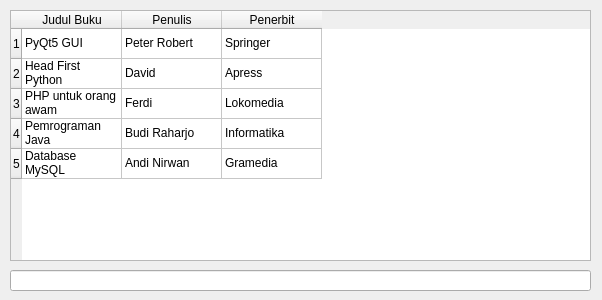
<?xml version="1.0" encoding="UTF-8"?>
<ui version="4.0">
 <class>Dialog</class>
 <widget class="QDialog" name="Dialog">
  <property name="geometry">
   <rect>
    <x>0</x>
    <y>0</y>
    <width>602</width>
    <height>300</height>
   </rect>
  </property>
  <property name="windowTitle">
   <string>Demo QTableWidget</string>
  </property>
  <widget class="QLineEdit" name="lineEdit">
   <property name="geometry">
    <rect>
     <x>10</x>
     <y>270</y>
     <width>581</width>
     <height>21</height>
    </rect>
   </property>
  </widget>
  <widget class="QWidget" name="verticalLayoutWidget">
   <property name="geometry">
    <rect>
     <x>10</x>
     <y>10</y>
     <width>581</width>
     <height>251</height>
    </rect>
   </property>
   <layout class="QVBoxLayout" name="verticalLayout">
    <item>
     <widget class="QTableWidget" name="tableWidget">
      <property name="sizeAdjustPolicy">
       <enum>QAbstractScrollArea::AdjustIgnored</enum>
      </property>
      <property name="rowCount">
       <number>5</number>
      </property>
      <property name="columnCount">
       <number>3</number>
      </property>
      <attribute name="horizontalHeaderCascadingSectionResizes">
       <bool>false</bool>
      </attribute>
      <attribute name="horizontalHeaderShowSortIndicator" stdset="0">
       <bool>false</bool>
      </attribute>
      <attribute name="horizontalHeaderStretchLastSection">
       <bool>false</bool>
      </attribute>
      <row/>
      <row/>
      <row/>
      <row/>
      <row/>
      <column>
       <property name="text">
        <string>Judul Buku</string>
       </property>
      </column>
      <column>
       <property name="text">
        <string>Penulis</string>
       </property>
      </column>
      <column>
       <property name="text">
        <string>Penerbit</string>
       </property>
      </column>
      <item row="0" column="0">
       <property name="text">
        <string>PyQt5 GUI</string>
       </property>
      </item>
      <item row="0" column="1">
       <property name="text">
        <string>Peter Robert</string>
       </property>
      </item>
      <item row="0" column="2">
       <property name="text">
        <string>Springer</string>
       </property>
      </item>
      <item row="1" column="0">
       <property name="text">
        <string>Head First Python</string>
       </property>
      </item>
      <item row="1" column="1">
       <property name="text">
        <string>David</string>
       </property>
      </item>
      <item row="1" column="2">
       <property name="text">
        <string>Apress</string>
       </property>
      </item>
      <item row="2" column="0">
       <property name="text">
        <string>PHP untuk orang awam</string>
       </property>
      </item>
      <item row="2" column="1">
       <property name="text">
        <string>Ferdi</string>
       </property>
      </item>
      <item row="2" column="2">
       <property name="text">
        <string>Lokomedia</string>
       </property>
      </item>
      <item row="3" column="0">
       <property name="text">
        <string>Pemrograman Java</string>
       </property>
      </item>
      <item row="3" column="1">
       <property name="text">
        <string>Budi Raharjo</string>
       </property>
      </item>
      <item row="3" column="2">
       <property name="text">
        <string>Informatika</string>
       </property>
      </item>
      <item row="4" column="0">
       <property name="text">
        <string>Database MySQL</string>
       </property>
      </item>
      <item row="4" column="1">
       <property name="text">
        <string>Andi Nirwan</string>
       </property>
      </item>
      <item row="4" column="2">
       <property name="text">
        <string>Gramedia</string>
       </property>
      </item>
     </widget>
    </item>
   </layout>
  </widget>
 </widget>
 <resources/>
 <connections/>
</ui>
